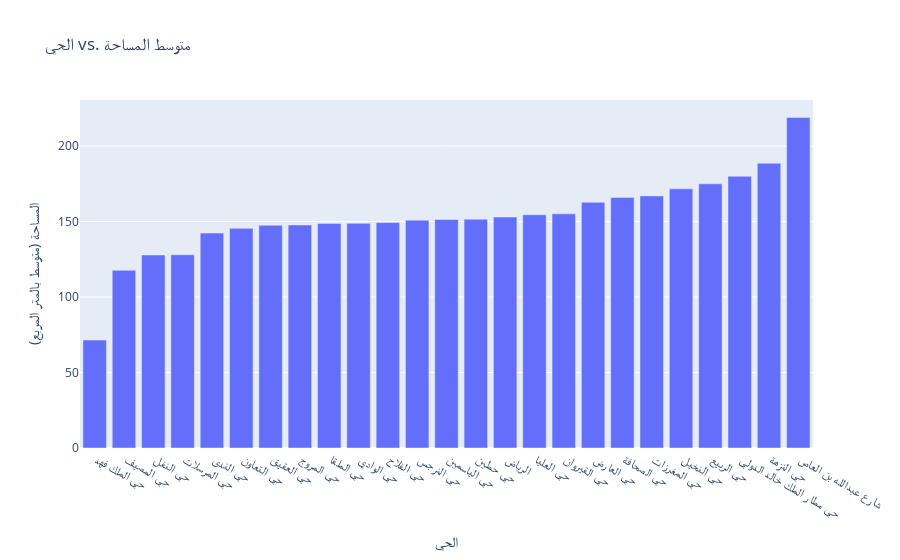

Notebook code cell kept with this figure:
### Code cell
mean_area = apartments.groupby('الحي')['المساحة'].mean().sort_values().reset_index()

fig = px.bar(mean_area, x='الحي', y='المساحة', labels={'الحي': 'الحي', 'المساحة': 'المساحة (متوسط بالمتر المربع)'}, title='الحي vs. متوسط المساحة')
fig.show()

### Figure 1 — Plotly figure (JSON) as saved in the notebook; plotly's stock layout.template omitted (floating-point values rounded to 4 significant figures)
{"data": [{"alignmentgroup": "True", "hovertemplate": "الحي=%{x}<br>المساحة (متوسط بالمتر المربع)=%{y}<extra></extra>", "legendgroup": "", "marker": {"color": "#636efa", "pattern": {"shape": ""}}, "name": "", "offsetgroup": "", "orientation": "v", "showlegend": false, "textposition": "auto", "type": "bar", "x": [" حي الملك فهد ", " حي المصيف ", " حي النفل ", " حي المرسلات ", " حي الندى ", " حي التعاون ", " حي العقيق ", " حي المروج ", " حي الملقا ", " حي الوادي ", " حي الفلاح ", " حي النرجس ", " حي الياسمين ", " حي حطين ", " الرياض ", " حي العليا ", " حي القيروان ", " حي العارض ", " حي الصحافة ", " حي المغرزات ", " حي النخيل ", " حي الربيع ", " حي مطار الملك خالد الدولي ", " حي النزهة ", " شارع عبدالله بن العاص "], "xaxis": "x", "y": [71.5, 117.8, 127.9, 128, 142.4, 145.5, 147.6, 147.8, 148.8, 148.8, 149.3, 150.9, 151.4, 151.6, 153.0, 154.5, 155.1, 162.8, 166, 167, 171.7, 175, 180, 188.7, 219], "yaxis": "y"}], "layout": {"barmode": "relative", "legend": {"tracegroupgap": 0}, "title": {"text": "الحي vs. متوسط المساحة"}, "xaxis": {"anchor": "y", "domain": [0, 1], "title": {"text": "الحي"}}, "yaxis": {"anchor": "x", "domain": [0, 1], "title": {"text": "المساحة (متوسط بالمتر المربع)"}}}}
